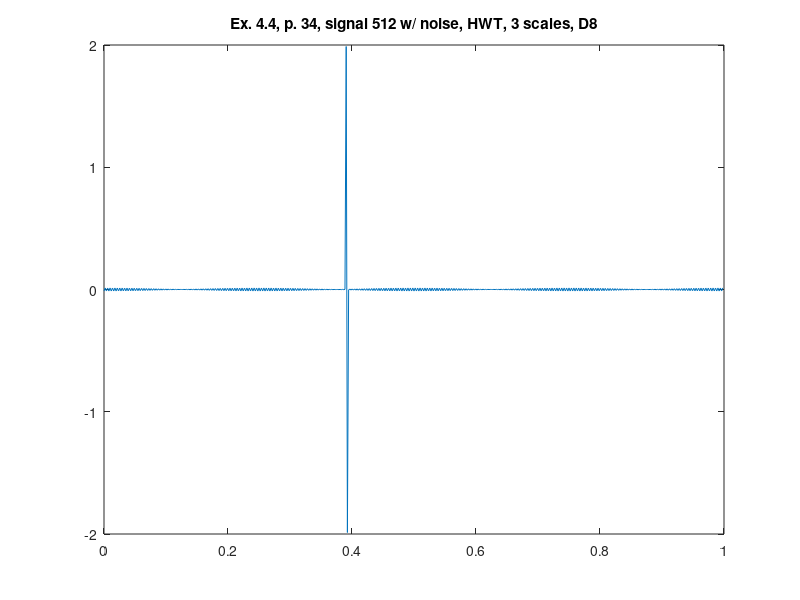

MATLAB code for this plot:
%% ========================================================================
%% Programmatic octave notes on "Ripples in Mathematics" by A. Jensen
%% and A. la Cour-Harbo written with a deep gratitude to the authors for
%% this wonderful text. 
%% 
%% Reconstruction of graphs in ex 4.3, p.34, HWT, 3 scales, D8.
%%
%% Author: Vladimir Kulyukin
%% 
%% NB: I have tested this code in Octave 4.
%% =========================================================================
t = (1.0/512)*[0:511];

%%y_ex_4_3_chirp_512_p33 = arrayfun(@(x) sin(x*x), t);

y_ex_4_4_512_with_noise_hwt_d8_p34 = [
-0.012270614261456144
0.012270614261456144
-0.012248444636124706
0.012248444636124706
-0.012196767434827796
0.012196767434827796
-0.012115707152469735
0.012115707152469735
-0.012005459070370775
0.012005459070370775
-0.011866288785817247
0.011866288785817247
-0.011698531572214593
0.011698531572214593
-0.011502591571384028
0.011502591571384028
-0.01127894081995004
0.01127894081995004
-0.011028118112162227
0.011028118112162227
-0.010750727701893198
0.010750727701893198
-0.010447437846937746
0.010447437846937746
-0.01011897919912158
0.01011897919912158
-0.009766143044096731
0.009766143044096731
-0.009389779395065634
0.009389779395065634
-0.00899079494502425
0.00899079494502425
-0.008570150882459715
0.008570150882459715
-0.00812886057576273
0.00812886057576273
-0.007667987131934673
0.007667987131934673
-0.007188640835469439
0.007188640835469439
-0.006691976473580885
0.006691976473580885
-0.006179190554219616
0.006179190554219616
-0.005651518423580193
0.005651518423580193
-0.005110231290043676
0.005110231290043676
-0.004556633161726054
0.004556633161726054
-0.003992057705007934
0.003992057705007934
-0.003417865031615452
0.003417865031615452
-0.0028354384219922975
0.0028354384219922975
-0.0022461809928553955
0.0022461809928553955
-0.0016515123169644765
0.0016515123169644765
-0.0010528650032466946
0.0010528650032466946
-4.516812455159225E-4
4.516812455159225E-4
1.5059065189787502E-4
-1.5059065189787502E-4
7.524997632410989E-4
-7.524997632410989E-4
0.0013525960367434808
-0.0013525960367434808
0.0019494337879198962
-0.0019494337879198962
0.0025415751823509303
-0.0025415751823509303
0.003127593699552067
-0.003127593699552067
0.0037060775695861303
-0.0037060775695861303
0.00427563317414098
-0.00427563317414098
0.004834888403878024
-0.004834888403878024
0.005382495963964118
-0.005382495963964118
0.0059171366198217945
-0.0059171366198217945
0.006437522375282444
-0.006437522375282444
0.006942399575480818
-0.006942399575480818
0.007430551927019302
-0.007430551927019302
0.007900803428126213
-0.007900803428126213
0.008352021201746052
-0.008352021201746052
0.00878311822474026
-0.00878311822474026
0.009193055946620954
-0.009193055946620954
0.009580846791509279
-0.009580846791509279
0.009945556537294009
-0.009945556537294009
0.010286306566252512
-0.010286306566252512
0.010602275981718812
-0.010602275981718812
0.010892703585695496
-0.010892703585695496
0.011156889712646058
-0.011156889712646058
0.011394197915050778
-0.011394197915050778
0.011604056496664463
-0.011604056496664463
0.011785959889781955
-0.011785959889781955
0.01193946987319701
-0.01193946987319701
0.012064216627913696
-0.012064216627913696
0.012159899628072728
-0.012159899628072728
0.012226288364946545
-0.012226288364946545
0.01226322290225282
-0.01226322290225282
0.012270614261456146
-0.012270614261456146
0.012248444636124844
-0.012248444636124844
0.01219676743482778
-0.01219676743482778
0.012115707152469679
-0.012115707152469679
0.012005459070370704
-0.012005459070370704
0.011866288785817192
-0.011866288785817192
0.011698531572214566
-0.011698531572214566
0.011502591571384058
-0.011502591571384058
0.011278940819950066
-0.011278940819950066
0.011028118112162422
-0.011028118112162422
0.010750727701893115
-0.010750727701893115
0.01044743784693769
-0.01044743784693769
0.010118979199121692
-0.010118979199121692
0.009766143044096731
-0.009766143044096731
0.009389779395065634
-0.009389779395065634
0.008990794945024194
-0.008990794945024194
0.00857015088245966
-0.00857015088245966
0.008128860575762675
-0.008128860575762675
0.007667987131934617
-0.007667987131934617
0.007188640835469384
-0.007188640835469384
0.00669197647358094
-0.00669197647358094
0.006179190554219671
-0.006179190554219671
0.0056515184235801375
-0.0056515184235801375
0.005110231290043676
-0.005110231290043676
0.00455663316172622
-0.00455663316172622
0.003992057705007934
-0.003992057705007934
0.003417865031615508
-0.003417865031615508
0.0028354384219922424
-0.0028354384219922424
0.0022461809928553955
-0.0022461809928553955
0.0016515123169645873
-0.0016515123169645873
0.0010528650032466391
-0.0010528650032466391
4.516812455159225E-4
-4.516812455159225E-4
-1.5059065189787502E-4
1.5059065189787502E-4
-7.524997632410989E-4
7.524997632410989E-4
-0.0013525960367434253
0.0013525960367434253
-0.0019494337879198407
0.0019494337879198407
1.9878510650192642
-1.9878510650192642
-0.003127593699552011
0.003127593699552011
-0.003706077569586075
0.003706077569586075
-0.004275633174140925
0.004275633174140925
-0.004834888403878024
0.004834888403878024
-0.005382495963964007
0.005382495963964007
-0.0059171366198217945
0.0059171366198217945
-0.006437522375282501
0.006437522375282501
-0.006942399575480762
0.006942399575480762
-0.007430551927019579
0.007430551927019579
-0.007900803428126157
0.007900803428126157
-0.008352021201746052
0.008352021201746052
-0.00878311822474026
0.00878311822474026
-0.009193055946620787
0.009193055946620787
-0.009580846791509279
0.009580846791509279
-0.009945556537294009
0.009945556537294009
-0.010286306566252457
0.010286306566252457
-0.010602275981718812
0.010602275981718812
-0.010892703585695496
0.010892703585695496
-0.011156889712646058
0.011156889712646058
-0.011394197915051196
0.011394197915051196
-0.011604056496664239
0.011604056496664239
-0.011785959889781927
0.011785959889781927
-0.011939469873196995
0.011939469873196995
-0.012064216627913517
0.012064216627913517
-0.012159899628073177
0.012159899628073177
-0.012226288364946545
0.012226288364946545
-0.012263222902252846
0.012263222902252846
-0.012270614261456037
0.012270614261456037
-0.012248444636124622
0.012248444636124622
-0.01219676743482778
0.01219676743482778
-0.012115707152469679
0.012115707152469679
-0.012005459070370761
0.012005459070370761
-0.011866288785817192
0.011866288785817192
-0.011698531572214453
0.011698531572214453
-0.011502591571384002
0.011502591571384002
-0.011278940819949956
0.011278940819949956
-0.0110281181121622
0.0110281181121622
-0.010750727701893226
0.010750727701893226
-0.01044743784693769
0.01044743784693769
-0.010118979199121525
0.010118979199121525
-0.009766143044097064
0.009766143044097064
-0.009389779395065578
0.009389779395065578
-0.008990794945024194
0.008990794945024194
-0.008570150882459604
0.008570150882459604
-0.008128860575762786
0.008128860575762786
-0.007667987131934728
0.007667987131934728
-0.007188640835469439
0.007188640835469439
-0.006691976473580885
0.006691976473580885
-0.006179190554219671
0.006179190554219671
-0.0056515184235801375
0.0056515184235801375
-0.005110231290043732
0.005110231290043732
-0.004556633161726165
0.004556633161726165
-0.00399205770500799
0.00399205770500799
-0.003417865031615563
0.003417865031615563
-0.0028354384219922975
0.0028354384219922975
-0.00224618099285534
0.00224618099285534
-0.0016515123169645873
0.0016515123169645873
-0.0010528650032466391
0.0010528650032466391
-4.5168124551586697E-4
4.5168124551586697E-4
1.5059065189793053E-4
-1.5059065189793053E-4
7.524997632410989E-4
-7.524997632410989E-4
0.0013525960367434253
-0.0013525960367434253
0.0019494337879200072
-0.0019494337879200072
0.002541575182351097
-0.002541575182351097
0.003127593699552178
-0.003127593699552178
0.0037060775695858528
-0.0037060775695858528
0.004275633174140703
-0.004275633174140703
0.004834888403877913
-0.004834888403877913
0.005382495963963896
-0.005382495963963896
0.005917136619821517
-0.005917136619821517
0.006437522375282723
-0.006437522375282723
0.00694239957548104
-0.00694239957548104
0.007430551927019469
-0.007430551927019469
0.00790080342812649
-0.00790080342812649
0.008352021201746274
-0.008352021201746274
0.008783118224740538
-0.008783118224740538
0.009193055946620454
-0.009193055946620454
0.009580846791508835
-0.009580846791508835
0.009945556537293676
-0.009945556537293676
0.010286306566251957
-0.010286306566251957
0.010602275981719256
-0.010602275981719256
0.010892703585695829
-0.010892703585695829
0.011156889712646388
-0.011156889712646388
0.011394197915051139
-0.011394197915051139
0.011604056496664626
-0.011604056496664626
0.011785959889782371
-0.011785959889782371
0.011939469873196605
-0.011939469873196605
0.012064216627913016
-0.012064216627913016
0.012159899628072289
-0.012159899628072289
0.012226288364946103
-0.012226288364946103
0.012263222902252456
-0.012263222902252456
0.012270614261456547
-0.012270614261456547
0.012248444636125105
-0.012248444636125105
0.012196767434828198
-0.012196767434828198
0.012115707152470137
-0.012115707152470137
0.012005459070371163
-0.012005459070371163
0.011866288785817636
-0.011866288785817636
0.011698531572214094
-0.011698531572214094
0.011502591571383584
-0.011502591571383584
0.011278940819949596
-0.011278940819949596
0.011028118112161839
-0.011028118112161839
0.010750727701892754
-0.010750727701892754
0.010447437846938079
-0.010447437846938079
0.010118979199121858
-0.010118979199121858
0.009766143044097064
-0.009766143044097064
0.009389779395065911
-0.009389779395065911
0.008990794945024583
-0.008990794945024583
0.008570150882459326
-0.008570150882459326
0.008128860575762398
-0.008128860575762398
0.007667987131934339
-0.007667987131934339
0.007188640835469107
-0.007188640835469107
0.006691976473580663
-0.006691976473580663
0.006179190554219893
-0.006179190554219893
0.005651518423580304
-0.005651518423580304
0.005110231290043843
-0.005110231290043843
0.00455663316172622
-0.00455663316172622
0.003992057705008045
-0.003992057705008045
0.003417865031615619
-0.003417865031615619
0.0028354384219921864
-0.0028354384219921864
0.0022461809928552845
-0.0022461809928552845
0.0016515123169644206
-0.0016515123169644206
0.0010528650032465836
-0.0010528650032465836
4.5168124551586697E-4
-4.5168124551586697E-4
-1.5059065189787502E-4
1.5059065189787502E-4
-7.524997632410989E-4
7.524997632410989E-4
-0.0013525960367434808
0.0013525960367434808
-0.0019494337879199517
0.0019494337879199517
-0.0025415751823510413
0.0025415751823510413
-0.003127593699552178
0.003127593699552178
-0.003706077569585964
0.003706077569585964
-0.004275633174140758
0.004275633174140758
-0.004834888403877857
0.004834888403877857
-0.005382495963963785
0.005382495963963785
-0.005917136619821517
0.005917136619821517
-0.006437522375282723
0.006437522375282723
-0.006942399575480984
0.006942399575480984
-0.007430551927019524
0.007430551927019524
-0.007900803428126435
0.007900803428126435
-0.008352021201746385
0.008352021201746385
-0.008783118224740594
0.008783118224740594
-0.009193055946620454
0.009193055946620454
-0.009580846791509001
0.009580846791509001
-0.00994555653729362
0.00994555653729362
-0.010286306566252068
0.010286306566252068
-0.0106022759817192
0.0106022759817192
-0.010892703585695857
0.010892703585695857
-0.011156889712646473
0.011156889712646473
-0.011394197915051169
0.011394197915051169
-0.011604056496664655
0.011604056496664655
-0.011785959889782371
0.011785959889782371
-0.011939469873196563
0.011939469873196563
-0.012064216627913044
0.012064216627913044
-0.012159899628072297
0.012159899628072297
-0.012226288364946103
0.012226288364946103
-0.012263222902252376
0.012263222902252376
];

figure;
plot(t, y_ex_4_4_512_with_noise_hwt_d8_p34);
xlim([0 1]);
title('Ex. 4.4, p. 34, signal 512 w/ noise, HWT, 3 scales, D8');
